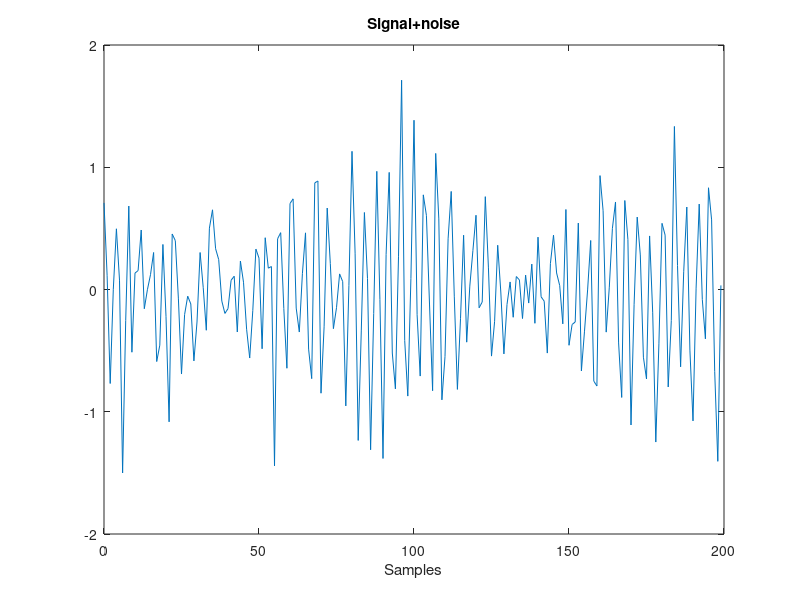

The MATLAB source for this figure: (Note: this script raises an error after producing the figure.)
%Author - Orchisama Das

%this script generates additive sinusoids artificially and compares their
%theoretical and estimated autocorrelation function and matrices.
%Additionally, the circulant structure of the matrices under certain
%conditions and the corresponding eigenvalues are explored.

close all, clear all, clc;
n = 0:2000;
%clean signal
%example 1
%y = cos(0.4*pi.*n + 0.1*pi) + 0.5*cos(0.5*pi.*n+0.3*pi) + 0.2*cos(0.6*pi.*n);
%example 2
y = cos(0.5*pi.*n) + cos(0.52*pi.*n + 0.25*pi);
%nornalize signal power to 0dB
y_norm = y./max(abs(y));
snr = 10;
%signal+noise
x = awgn(y_norm, snr);
var_w = var(x - y_norm);

figure;
plot(n(1:200),x(1:200));
xlabel('Samples');title('Signal+noise');

%theoretical autocorrelation
%example 1
%R = 0.5*cos(n.*0.4*pi) + 0.125*cos(0.5*pi.*n) + 0.02*cos(0.6*pi.*n);
%example 2
R = 0.5*cos(0.5*pi.*n) + 0.5*cos(0.52*pi.*n);
%normalize autocorrelation function
R = R./(max(abs(y))^2);
%compensating for additive white noise
R(1) = R(1) + var_w;
%find periodicity of autocorrelation function
M = find_periodicity(R,0.001);
R = R(1:M);
%estimate autocorrelation function from data
R_hat = estimate_autocorrelation_function(x,M);
%this will determine if the resulting estimated autocorrelation matrix will
%be circulant
symm = is_symmetric(R_hat)

figure;
plot(1:M,R);hold on;
plot(1:M,R_hat);hold off;grid on;
xlabel('Lags');legend('Theoretical ACF','Estimated ACF');
title('Autocorrelation function');

%estimating power spectrum
win_R = hamming(M)'.*R;
win_Rhat = hamming(M)'.*R_hat;
Nfft = 2^nextpow2(M);
psd_thr = fftshift(fft(win_R,Nfft));
psd_est = fftshift(fft(win_Rhat,Nfft));
freq = linspace(-pi,pi,Nfft);
psd_thr = 20*log10(abs(psd_thr)/max(abs(psd_thr)));
psd_est = 20*log10(abs(psd_est)/max(abs(psd_est)));
[peaks_thr, freqs_thr] = find_peaks(psd_thr,4);
[peaks_est, freqs_est] = find_peaks(psd_est,4);

%plot power spectrums
figure;
plot(freq/pi, psd_thr);hold on;grid on;
plot(freq/pi, psd_est);hold on;grid on;
plot(freqs_thr/pi, peaks_thr,'*b');hold on;
plot(freqs_est/pi, peaks_est,'*r');hold off;
xlabel('Frequency in pi*rad/s');ylabel('Mag in dB');
legend('Theoretical PSD','Estimated PSD');
title('Power spectrum');

%%Comments - we can see that the autocorrelation function is periodic. Let
%%the period be denoted as p. If we choose M = np, where n is any positive
%%integer, the resulting autocorrelation matrix will be circulant. 
%%The minimum order which will yield a circulant matrix is M=p %%

%get theoretical autocorrelation matrix
auto_mat = toeplitz(R);
%try with matlab's built-in function - this is not circulant
[corr_mat,auto_mat_est] = corrmtx(x, M-1);
%try converting estimated autocorrelation function to toeplitz - this is
%not exactly circulant but is very close
%auto_mat_est = toeplitz(R_hat);
% get eigenvalues of theoretical autocorrelation matrix
[eigvec_R, eigval_R] = eig(auto_mat);
%get DFT matrix
dftm = dftmtx(M);
%get eigenvalues of theoretical autocorrelation matrix via dft
eigval_R_dft = dftm * R';
% get eigenvalues of estimated autocorrelation matrix via dft
eigval_R_est_dft =  dftm * R_hat';

%find a corresponding circulant matrix
%toeplitz(col, row)
circ = toeplitz(circshift(flipud(R(:)),1),R);
[eigvec_circ, eigval_circ] = eig(circ);

%check if created circulant matrix is indeed circulant for sanity check
flag0 = is_circulant(circ)
%check if theoretical autocorrelation matrix is circulant
flag1 = is_circulant(auto_mat)
%check if estimated autocorrelation matrix is circulant
flag2 = is_circulant(auto_mat_est)

%plot eigenvalues
figure;
stem(1:M, sort(abs(diag(eigval_R)), 'descend'));hold on;
stem(1:M, sort(abs(diag(eigval_circ)), 'descend'));hold on;
stem(1:M, sort(abs(eigval_R_dft), 'descend'));hold on;
stem(1:M, sort(abs(eigval_R_est_dft), 'descend'));hold off;
legend('eigenvalues of theoretical autocorrelation matrix',...
    'eigenvalues of circulant matrix', 'eigenvalues of theoretical matrix calcuated with DFT', 'eigenvalues of estimated matrix calculated with DFT');

%mean squared error between theoretical eigenvalues
mse_theor = mean(abs((sort(abs(diag(eigval_R)) - sort(abs(eigval_R_dft))))).^2)
%mean squared error between estimated eigenvalue
mse_est = mean(abs((sort(abs(diag(eigval_R)) - sort(abs(eigval_R_est_dft))))).^2)

%find eigenvectors corresponding to top eigenvalues
[eig_sort, inds] = sort(abs(eigval_R_est_dft), 'descend');
pos = determine_number_of_sinusoids(eig_sort, 5);
top_eigvals = eig_sort(1:2*pos);
top_eigvals_pos = inds(1:2*pos);
%eigenvectors are corresponding columns in DFT matrix
eigvec_top = dftm(:, top_eigvals_pos);
%frequency resolution
f_res = 2*pi/M;
%frequency present in signal according to positions of top eigenvalues
f_detected = -pi + (top_eigvals_pos-1)*f_res;
%frequency detected normalized by pi radians
f_detected/pi 

